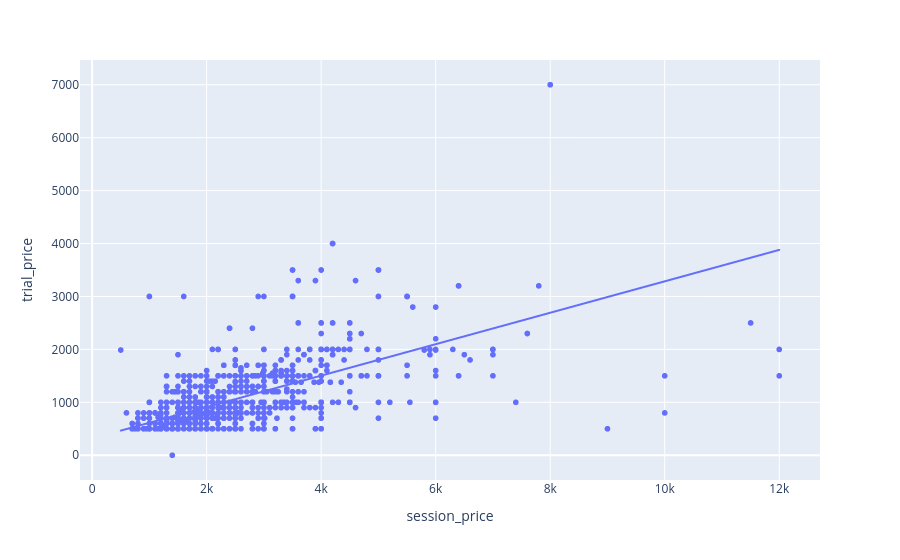

Notebook code cell kept with this figure:
### Code cell
fig = px.scatter(df_merge, x="session_price", y="trial_price", trendline='ols')

# Display the interactive figure
fig.show()

### Figure 1 — Plotly figure (JSON) as saved in the notebook; plotly's stock layout.template omitted (floating-point values rounded to 4 significant figures; data arrays with more than 128 entries replaced by an {"elided": "..."} marker saying what was removed)
{"data": [{"hovertemplate": "session_price=%{x}<br>trial_price=%{y}<extra></extra>", "legendgroup": "", "marker": {"color": "#636efa", "symbol": "circle"}, "mode": "markers", "name": "", "showlegend": false, "type": "scattergl", "x": {"elided": "1538 int values"}, "xaxis": "x", "y": {"elided": "1538 int values"}, "yaxis": "y"}, {"hovertemplate": "<b>OLS trendline</b><br>trial_price = 0.296921 * session_price + 316.905<br>R<sup>2</sup>=0.372791<br><br>session_price=%{x}<br>trial_price=%{y} <b>(trend)</b><extra></extra>", "legendgroup": "", "marker": {"color": "#636efa", "symbol": "circle"}, "mode": "lines", "name": "", "showlegend": false, "type": "scattergl", "x": {"elided": "1538 int values"}, "xaxis": "x", "y": {"elided": "1538 float values"}, "yaxis": "y"}], "layout": {"legend": {"tracegroupgap": 0}, "margin": {"t": 60}, "xaxis": {"anchor": "y", "domain": [0, 1], "title": {"text": "session_price"}}, "yaxis": {"anchor": "x", "domain": [0, 1], "title": {"text": "trial_price"}}}}
